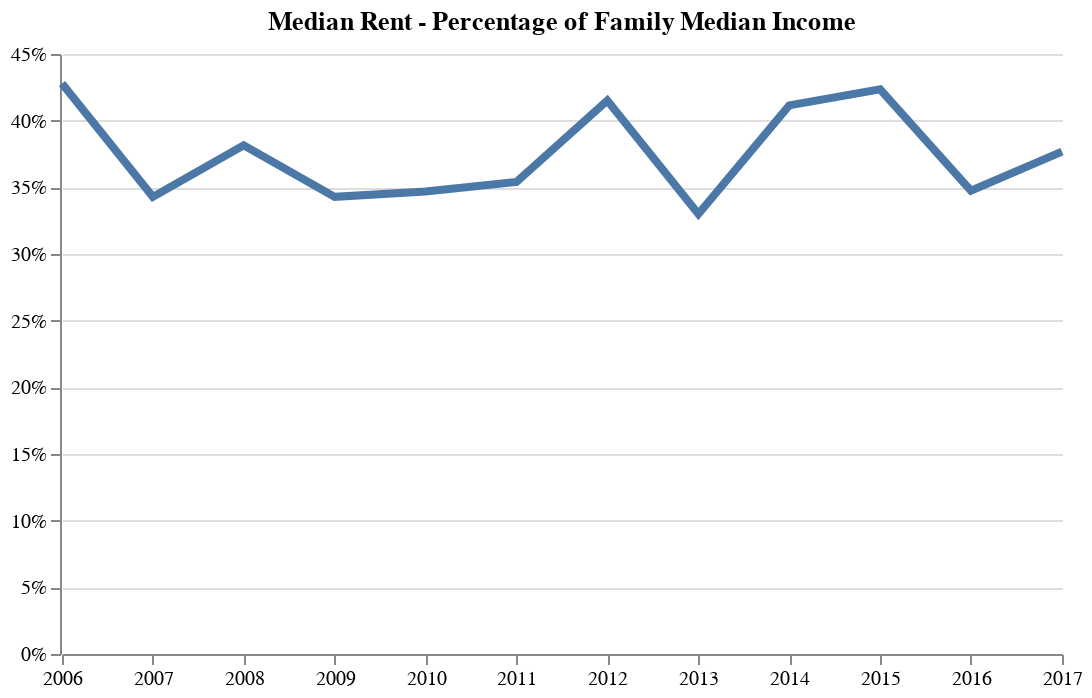

Source (notebook cell):
### Code cell
alt.Chart(fam_income).mark_line(strokeWidth=4).encode(
    x=alt.X('Year', title=None, axis=alt.Axis(grid=False, labelFlush=False)), 
    y=alt.Y('Ratio', axis=alt.Axis(offset=1, format='%'), title=None)
).properties(title='Median Rent - Percentage of Family Median Income', width=500).configure_view(strokeWidth=0)

### Figure 1 — Vega-Lite specification as saved in the notebook (floating-point values rounded to 4 significant figures)
{"$schema": "https://vega.github.io/schema/vega-lite/v2.6.0.json", "config": {"view": {"height": 300, "strokeWidth": 0, "width": 400}}, "data": {"name": "data-a79ad38b2d29bf3bc9ba479d9111ac73"}, "datasets": {"data-a79ad38b2d29bf3bc9ba479d9111ac73": [{"Fam_Income": 2338.0, "Ratio": 0.4278, "Rent": 1000, "Year": "2006-01-01T00:00:00"}, {"Fam_Income": 2917.0, "Ratio": 0.3429, "Rent": 1000, "Year": "2007-01-01T00:00:00"}, {"Fam_Income": 2883.0, "Ratio": 0.3815, "Rent": 1100, "Year": "2008-01-01T00:00:00"}, {"Fam_Income": 2917.0, "Ratio": 0.3429, "Rent": 1000, "Year": "2009-01-01T00:00:00"}, {"Fam_Income": 2883.0, "Ratio": 0.3468, "Rent": 1000, "Year": "2010-01-01T00:00:00"}, {"Fam_Income": 2825, "Ratio": 0.354, "Rent": 1000, "Year": "2011-01-01T00:00:00"}, {"Fam_Income": 2650, "Ratio": 0.4151, "Rent": 1100, "Year": "2012-01-01T00:00:00"}, {"Fam_Income": 3333.0, "Ratio": 0.33, "Rent": 1100, "Year": "2013-01-01T00:00:00"}, {"Fam_Income": 2917.0, "Ratio": 0.4114, "Rent": 1200, "Year": "2014-01-01T00:00:00"}, {"Fam_Income": 2833.0, "Ratio": 0.4235, "Rent": 1200, "Year": "2015-01-01T00:00:00"}, {"Fam_Income": 3742.0, "Ratio": 0.3474, "Rent": 1300, "Year": "2016-01-01T00:00:00"}, {"Fam_Income": 3450, "Ratio": 0.3768, "Rent": 1300, "Year": "2017-01-01T00:00:00"}]}, "encoding": {"x": {"axis": {"grid": false, "labelFlush": false}, "field": "Year", "title": null, "type": "temporal"}, "y": {"axis": {"format": "%", "offset": 1}, "field": "Ratio", "title": null, "type": "quantitative"}}, "mark": {"strokeWidth": 4, "type": "line"}, "title": "Median Rent - Percentage of Family Median Income", "width": 500}
